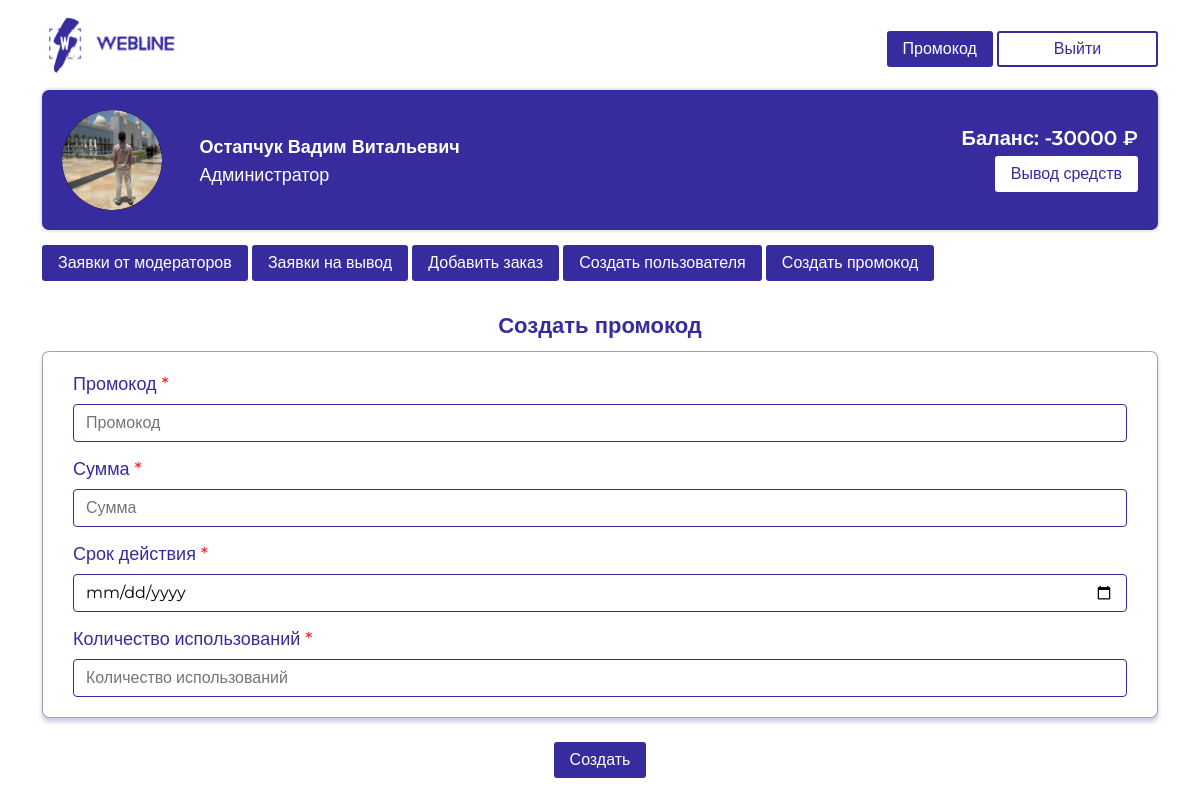
Screenshot of /promocodes (signed in) with the database file from the repository.
### models.py (models this page shows, shortened)
class Users(db.Model, UserMixin):
    id = db.Column(db.Integer, primary_key=True)
    login = db.Column(db.String(64), unique=True)
    username = db.Column(db.String(200))
    password = db.Column(db.String(512), nullable=True)
    role = db.Column(db.String(100))
    email = db.Column(db.String(128))
    phone = db.Column(db.String(128))
    telegram = db.Column(db.String(128))
    other = db.Column(db.String(512))
    balance = db.Column(db.String(128))
    used_promocodes = db.Column(db.String(10000))

### main.py (the view, shortened to what this page needs)
@application.route('/promocodes', methods=["POST", "GET"])
def create_promo():
    if current_user.role != 'Администратор':
        return ''
    return render_template('promocodes.html', user=current_user)

### main.py (called while the page is built)
@login_manager.user_loader
def load_user(user_id):
    return Users.query.filter_by(id=user_id).first()

### templates/promocodes.html (shortened to what this page needs)
{% extends 'base.html' %}
{% block content %}
        <form class="row" id="create_promo">
            <div class="col-12">
                <h1 class="zakazs_h1">Создать промокод</h1>
                <div class="add_zakaz">
                    <div class="row">
                        <div class="col-12">
                            <h3>Промокод <span>*</span></h3>
                            <input type="text" placeholder="Промокод" id="promocode_value">
                            <h3>Сумма <span>*</span></h3>
                            <input type="text" placeholder="Сумма" id="amount">
                            <h3>Срок действия <span>*</span></h3>
                            <input type="date" placeholder="" id="expire_date">
                            <h3>Количество использований <span>*</span></h3>
                            <input type="text" placeholder="Количество использований" id="count_used">
                        </div>
                    </div>
                </div>
            </div>
            <div class="col-12 mt-4" style="text-align: center;">
                <button class="add_zakaz_btn" type="submit">Создать</button>
            </div>
            <div class="toast-container position-fixed bottom-0 end-0 p-3">
            </div>
            <div class="toast-container position-fixed bottom-0 end-0 p-3">
            </div>
        </form>
    </div>
{% endblock %}

### templates/base.html (shortened to what this page needs)
<!doctype html>
<html lang="ru">
<head>
    <link href="https://cdn.jsdelivr.net/npm/bootstrap@5.2.3/dist/css/bootstrap.min.css" rel="stylesheet">
    <link rel="stylesheet" href="{{url_for('static', filename='css/style.css')}}" />
</head>
<header>
    <div class="container pt-3">
        <div class="row">
            <div class="col-md-6 col-4">
                <img src="{{ url_for('static', filename='img/logo.png') }}" alt="" style="width: 138px; height: 58px; max-width: 100%;">
            </div>
            <div class="col-md-6 col-8" style="text-align: right;">
                <a data-bs-toggle="modal" data-bs-target="#modal-callback">
                    <button class="personal_area_under_btn">Промокод</button>
                </a>
                <a href="/logout">
                    <button class="head_btn">Выйти</button>
                </a>
            </div>
        </div>
    </div>
</header>
<body>
    <div class="container mt-3 pb-5">
        <div class="personal_area">
            <div class="row">
                <div class="col-md-9 col-7">
                    <div class="row">
                        <div class="col-2 d-lg-block d-none">
                            <div class="image-upload">
                                <label for="file-input">
                                    <img src="{{ url_for('static', filename='img/me.png') }}"  class="ava" alt="" style="width: 100px; height: 100px;"/>
                                </label>
                            </div>
                        </div>
                        <div class="col-10">
                            <h3>{{ user.username }}</h3>
                            <h4>{{ user.role }}</h4>
                        </div>
                    </div>
                </div>
                <div class="col-md-3 col-5 text_center_mobile">
                    <h5 id="balance">Баланс: {{ user.balance }} ₽</h5>
                    <a href="/withdrawal">
                         <button>Вывод средств</button>
                    </a>
                </div>
            </div>
        </div>
        {% if user.role == 'Администратор' %}
        <a href="/orders" style="text-align: right; text-decoration: none;">
            <button class="personal_area_under_btn">Заявки от модераторов</button>
        </a>
        {% endif %}
        {% if user.role == 'Администратор' %}
        <a href="/orders/payments" style="text-align: right; text-decoration: none;">
            <button class="personal_area_under_btn">Заявки на вывод</button>
        </a>
        {% endif  %}
        {% if user.role == 'Модератор' or user.role == 'Администратор' %}
        <a href="/orders/add" style="text-align: right; text-decoration: none;">
            <button class="personal_area_under_btn">Добавить заказ</button>
        </a>
        <a href="/create_user" style="text-align: right; text-decoration: none;">
            <button class="personal_area_under_btn">Создать пользователя</button>
        </a>
        {% endif  %}
        {% if user.role == 'Администратор' %}
        <a href="/promocodes" style="text-align: right; text-decoration: none;">
            <button class="personal_area_under_btn">Создать промокод</button>
        </a>
        {% endif  %}
        {% block content -%}
        {% endblock -%}
</body>

### static/css/style.css (style rules this page uses)
html, body { font-family: 'Montserrat', sans-serif; }
.head_btn { border-radius: 3px; border: 2px solid #372C9D; background: #FFF; font-size: 16px; font-style: normal; font-weight: 500; line-height: 20px; color: #372C9D; width: 161px; height: 36px; margin-top: 15px; }
.personal_area { width: 100%; padding: 20px 20px 20px 20px; border-radius: 7px; background: #372C9D; box-shadow: 0px 0px 4px 0px rgba(0, 0, 0, 0.25); color: white; }
.personal_area h3 { font-size: 18px; font-style: normal; font-weight: 700; line-height: 20px; padding-top: 4%; }
.personal_area h4 { font-size: 18px; font-style: normal; font-weight: 500; line-height: 20px; }
.personal_area h5 { font-size: 20px; font-style: normal; font-weight: 600; line-height: 20px; padding-top: 7%; }
.personal_area button { font-size: 16px; font-style: normal; font-weight: 500; line-height: 20px; color: #372C9D; border-radius: 3px; background: #FFF; padding: 8px 16px; border: none; }
.personal_area_under_btn { font-size: 16px; font-style: normal; font-weight: 500; line-height: 20px; color: white; border-radius: 3px; background: #372C9D; padding: 8px 16px; border: none; margin-top: 15px; }
.ava { border-radius: 50px; background-color: #000; }
.text_center_mobile { text-align: right; }
.zakazs_h1 { color: #372C9D; text-align: center; font-size: 22px; font-style: normal; font-weight: 600; line-height: 20px; margin-top: 35px; margin-bottom: 15px; }
a { text-decoration: none !important; }

### templates/promocodes.html (style rules this page uses)
html, body { font-family: 'Montserrat', sans-serif; }
.head_btn { border-radius: 3px; border: 2px solid #372C9D; background: #FFF; font-size: 16px; font-style: normal; font-weight: 500; line-height: 20px; color: #372C9D; width: 161px; height: 36px; margin-top: 15px; }
.personal_area { width: 100%; padding: 20px 20px 20px 20px; border-radius: 7px; background: #372C9D; box-shadow: 0px 0px 4px 0px rgba(0, 0, 0, 0.25); color: white; }
.personal_area h3 { font-size: 18px; font-style: normal; font-weight: 700; line-height: 20px; padding-top: 4%; }
.personal_area h4 { font-size: 18px; font-style: normal; font-weight: 500; line-height: 20px; }
.personal_area h5 { font-size: 20px; font-style: normal; font-weight: 600; line-height: 20px; padding-top: 7%; }
.personal_area button { font-size: 16px; font-style: normal; font-weight: 500; line-height: 20px; color: #372C9D; border-radius: 3px; background: #FFF; padding: 8px 16px; border: none; }
.zakazs_h1 { color: #372C9D; text-align: center; font-size: 22px; font-style: normal; font-weight: 600; line-height: 20px; margin-top: 35px; margin-bottom: 15px; }
.personal_area_under_btn { font-size: 16px; font-style: normal; font-weight: 500; line-height: 20px; color: white; border-radius: 3px; background: #372C9D; padding: 8px 16px; border:none; margin-top: 15px; }
.add_zakaz { border-radius: 7px; border: 1px solid rgba(0, 0, 0, 0.36); background: #FFF; box-shadow: 0px 4px 4px 0px rgba(55, 44, 157, 0.25); width: 100%; padding: 5px 30px 20px 30px; }
.add_zakaz h3 { color: #372C9D; font-size: 18px; font-style: normal; font-weight: 500; line-height: 24px; margin-top: 15px; }
.add_zakaz span { color: #F53030; }
.add_zakaz input { border-radius: 4px; border: 1px solid #372C9D; background: var(--gray-10, #FFF); padding: 6px 12px; width: 100%; }
.add_zakaz_btn { font-size: 16px; font-style: normal; font-weight: 500; line-height: 20px; color: white; border-radius: 3px; background: #372C9D; padding: 8px 16px; border: none; }

### rows the page displays
Users: username "Остапчук Вадим Витальевич", role "Администратор", balance "-30000"
